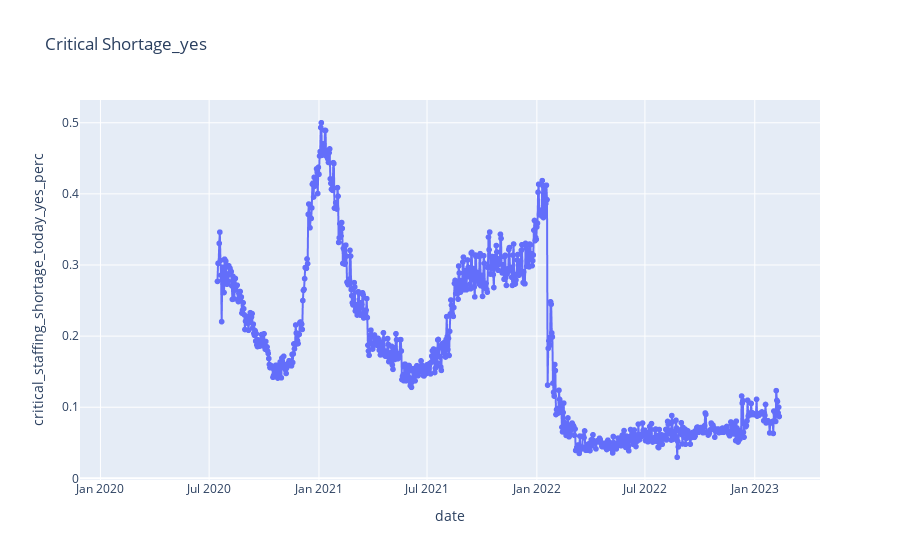

Write notebook code for a chart like this one.
### Code cell
import plotly.express as px
fig = px.line(state_data, x="date", y="critical_staffing_shortage_today_yes_perc", title='Critical Shortage_yes',markers=True)
#fig.add_scatter(x=state_data['date'], y=state_data['inpatient_beds'])
fig.show()

### Figure 1 — Plotly figure (JSON) as saved in the notebook; plotly's stock layout.template omitted (floating-point values rounded to 4 significant figures; data arrays with more than 128 entries replaced by an {"elided": "..."} marker saying what was removed)
{"data": [{"hovertemplate": "date=%{x}<br>critical_staffing_shortage_today_yes_perc=%{y}<extra></extra>", "legendgroup": "", "line": {"color": "#636efa", "dash": "solid"}, "marker": {"symbol": "circle"}, "mode": "lines+markers", "name": "", "showlegend": false, "type": "scattergl", "x": {"elided": "1083 str values"}, "xaxis": "x", "y": {"elided": "1083 float values"}, "yaxis": "y"}], "layout": {"legend": {"tracegroupgap": 0}, "title": {"text": "Critical Shortage_yes"}, "xaxis": {"anchor": "y", "domain": [0, 1], "title": {"text": "date"}}, "yaxis": {"anchor": "x", "domain": [0, 1], "title": {"text": "critical_staffing_shortage_today_yes_perc"}}}}
